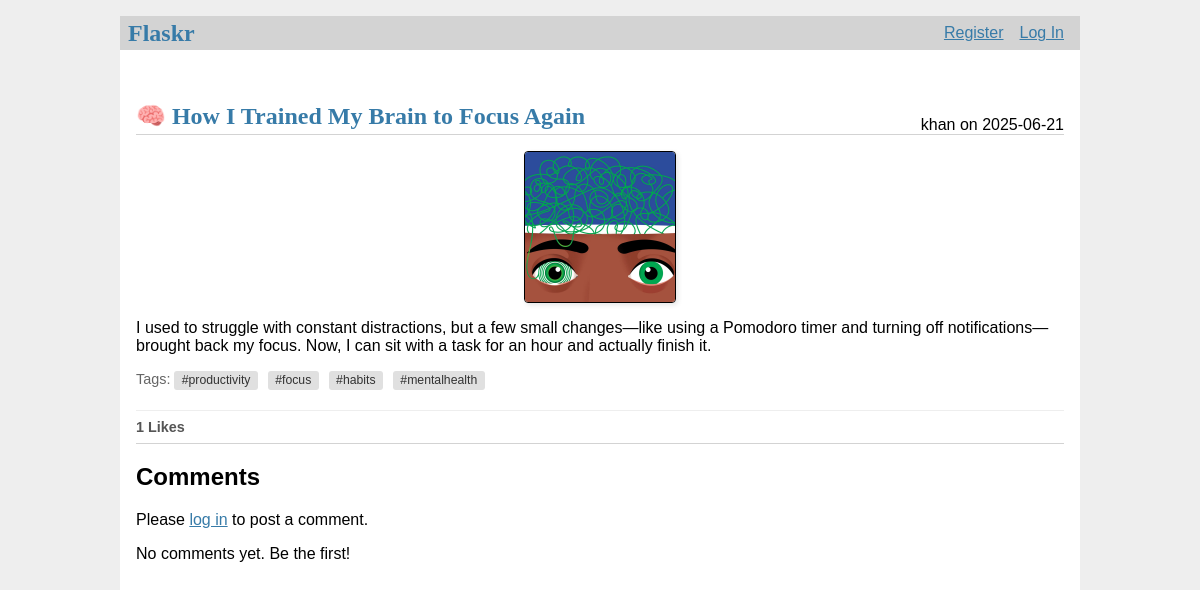
The app's page /1/detail with its own data.
### tables this page shows
CREATE TABLE post (
  id INTEGER PRIMARY KEY AUTOINCREMENT,
  author_id INTEGER NOT NULL,
  created TIMESTAMP NOT NULL DEFAULT CURRENT_TIMESTAMP,
  title TEXT NOT NULL,
  body TEXT NOT NULL,
  image_url TEXT,
  FOREIGN KEY (author_id) REFERENCES user (id) ON DELETE CASCADE
);

CREATE TABLE user (
  id INTEGER PRIMARY KEY AUTOINCREMENT,
  username TEXT UNIQUE NOT NULL,
  password TEXT NOT NULL
);

### flaskr/blog.py (the view, shortened to what this page needs)
@bp.route("/<int:id>/detail", methods=("GET", "POST"))
def post_detail(id):
    post = get_post(id, check_author=False)
    db = get_db()
    comments = db.execute(
        "SELECT c.id, c.body, c.created, u.username"
        " FROM comment c JOIN user u ON c.author_id = u.id"
        " WHERE c.post_id = ?"
        " ORDER BY c.created ASC",
        (id,),
    ).fetchall()
    return render_template("blog/post_detail.html", post=post, comments=comments)

### flaskr/auth.py (called while the page is built)
@bp.before_app_request
def load_logged_in_user():
    user_id = session.get("user_id")
    if user_id is None:
        g.user = None
    else:
        g.user = (
            get_db().execute("SELECT * FROM user WHERE id = ?", (user_id,)).fetchone()
        )

### flaskr/db.py (called while the page is built)
def get_db():
    if "db" not in g:
        g.db = sqlite3.connect(
            current_app.config["DATABASE"], detect_types=sqlite3.PARSE_DECLTYPES
        )
        g.db.row_factory = sqlite3.Row
    return g.db

### flaskr/templates/blog/post_detail.html (shortened to what this page needs)
{% extends 'base.html' %} {% block header %}
<h1>{% block title %}{{ post['title'] }}{% endblock %}</h1>
<div class="about">
  {{ post['username'] }} on {{ post['created'].strftime('%Y-%m-%d') }}
</div>
 {% endblock %} {% block content %} {% if post['image_url'] %}
<img
  src="{{ post['image_url'] }}"
  alt="{{ post['title'] }}"
  style="max-width: 100%; height: auto; display: block; margin-bottom: 1em"
/>
{% endif %}
<p class="body">{{ post['body'] | safe }}</p>
<div class="tags">
  {% if post['tags'] %} Tags: {% for tag in post['tags'] %}
  <span class="tag">{{ tag }}</span>
  {% endfor %} {% endif %}
</div>
<div class="post-actions">
  <span class="like-count">{{ post['like_count'] }} Likes</span>
</div>
<hr />
<h2>Comments</h2>
{% if g.user %}
<form method="post">
  <label for="comment_body">Add a comment:</label>
  <textarea name="comment_body" id="comment_body" required></textarea>
  <input type="submit" value="Post Comment" />
</form>
{% else %}
<p>
  Please <a href="{{ url_for('auth.login') }}">log in</a> to post a comment.
</p>
{% endif %} {% if comments %} {% for comment in comments %}
<article class="comment">
  <header>
    <div class="about">
      by {{ comment['username'] }} on {{ comment['created'].strftime('%Y-%m-%d
      %H:%M') }}
    </div>
  </header>
  <p class="comment-body">{{ comment['body'] }}</p>
</article>
{% if not loop.last %}
<hr />
{% endif %} {% endfor %} {% else %}
<p>No comments yet. Be the first!</p>
{% endif %} {% endblock %}

### flaskr/static/style.css (style rules this page uses)
h1 { font-family: serif; color: #377ba8; margin: 1rem 0; }
a { color: #377ba8; }
hr { border: none; border-top: 1px solid lightgray; }
.content > header h1 { flex: auto; margin: 1rem 0 0.25rem 0; }
img { height: 150px; width: 150px; object-fit: cover; border: 1px solid black; display: block; margin: 1em auto; border-radius: 4px; box-shadow: 2px 2px 5px rgba(0, 0, 0, 0.1); }
.post-actions { display: flex; align-items: center; gap: 1em; margin-top: 1em; padding-top: 0.5em; border-top: 1px solid #eee; }
.like-count { font-weight: bold; color: #555; font-size: 0.9em; }
.tags { margin-top: 0.5em; margin-bottom: 1em; font-size: 0.9em; color: #666; }
.tag { display: inline-block; background-color: #e0e0e0; color: #333; padding: 0.2em 0.6em; border-radius: 3px; margin-right: 0.5em; margin-bottom: 0.3em; font-size: 0.85em; text-decoration: none; cursor: default; }

### records on screen
post: title "🧠 How I Trained My Brain to Focus Again", created "2025-06-21", image_url (picture), body "I used to struggle with constant distractions, but a few small changes—like using a Pomodoro timer and turning off notifications—brought back my focus. Now, I can sit with a task for an hour and actually finish it."
user: username "khan"

### other values on screen
{{ tag }} "#productivity" "#focus" "#habits" "#mentalhealth"
{{ post['like_count'] }} "1"
